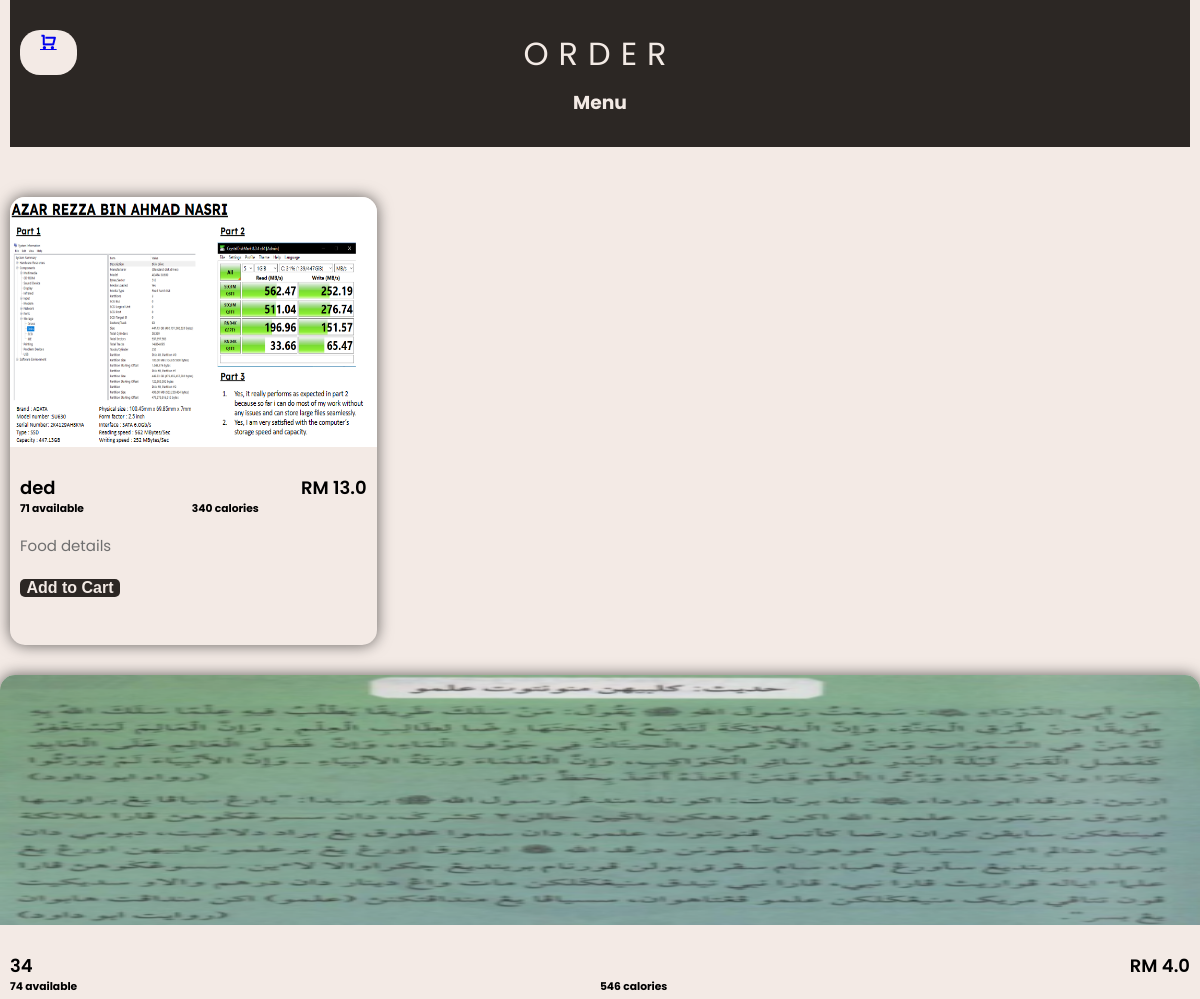
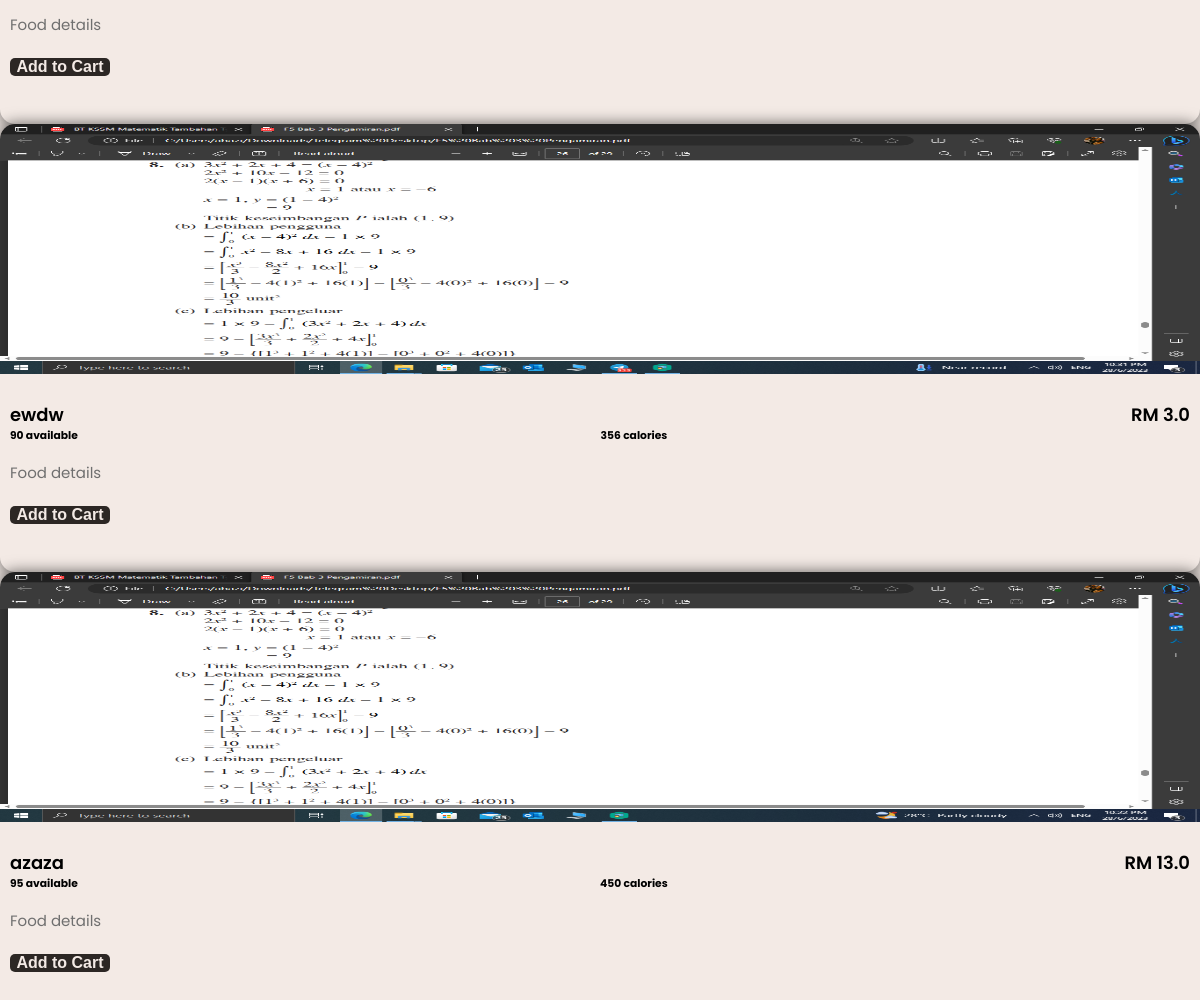
Page /foodorder (signed in) on the earlier database version (2 pictures, top to bottom).
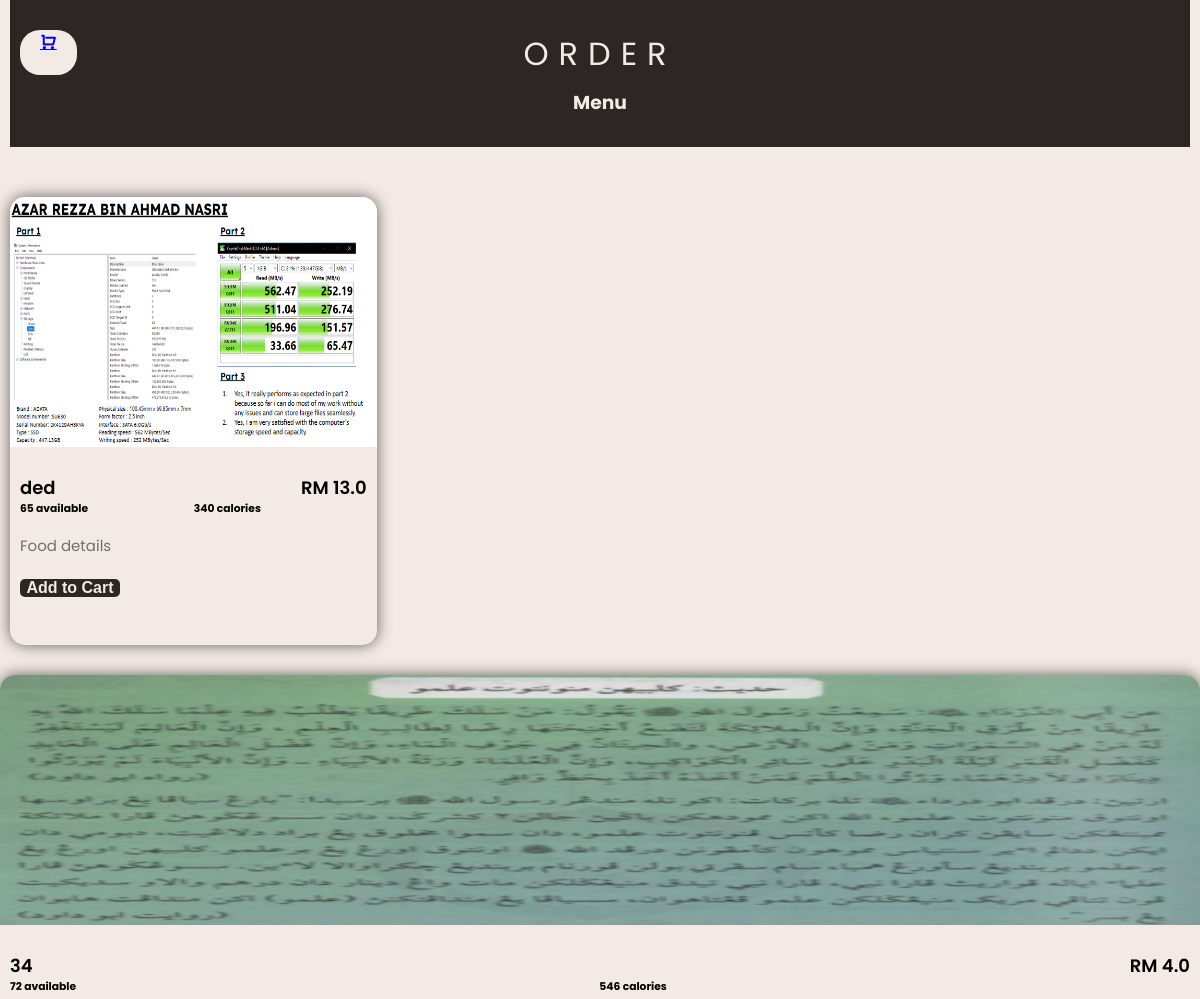
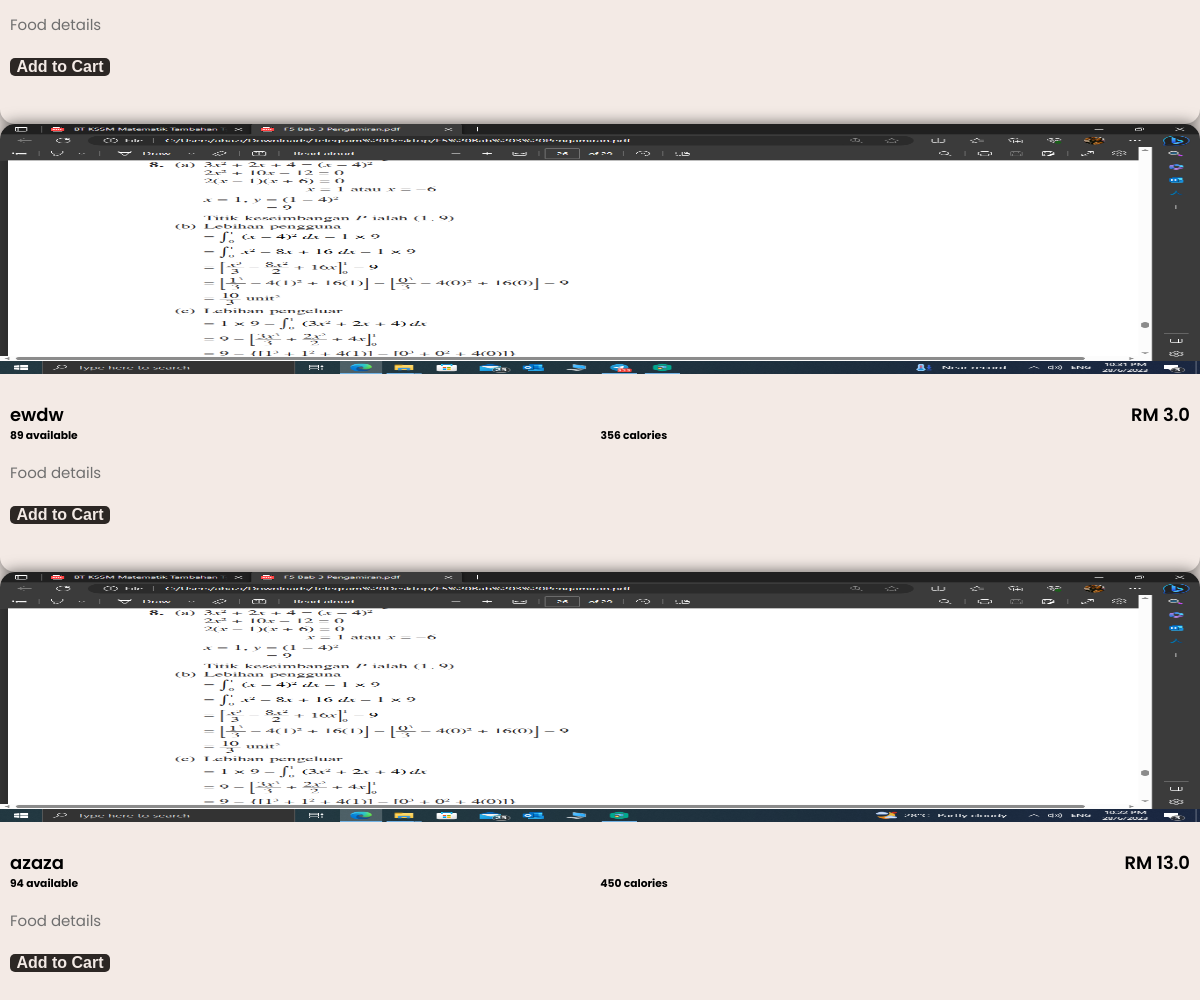
Same page on the later database version (2 pictures, top to bottom).
### website/models.py (models this page shows)
class Product(db.Model):
    __tablename__ = 'product'
    id = db.Column(db.Integer, primary_key=True)
    product_name = db.Column(db.String(100), unique=True, nullable=False)
    product_price = db.Column(db.Float, nullable=False)
    in_stock = db.Column(db.Integer, nullable=False)
    product_picture = db.Column(db.String(1000), unique=True, nullable=False)
    product_calorie = db.Column(db.Integer, nullable=False)
    date_added = db.Column(db.DateTime, default=datetime.utcnow)
    carts = db.relationship('Cart', backref=db.backref('product', lazy=True))
    orders = db.relationship('Order', backref=db.backref('product', lazy=True))

### website/views.py (the view)
@views.route('/foodorder')
@login_required
def foodorder():
    foods = Product.query.order_by(Product.date_added).all()
    return render_template("foodorder.html", foods=foods, cart=Cart.query.filter_by(customer_link=current_user.id).all()
                           if current_user.is_authenticated else [])

### website/templates/foodorder.html (shortened to what this page needs)
<!DOCTYPE html>
<html lang="en" dir="ltr" style="background-color: #fff;"  >
    <head>
        <link href="https://cdn.jsdelivr.net/npm/remixicon@4.2.0/fonts/remixicon.css"rel="stylesheet"/>
        <link rel="stylesheet" href="/static/style_foodorder.css" />
    </head>
    <body>
        <div class="menu">
            <div class="heading">
                <div class="cart_icon">
                 {% if cart | length < 1 %}
                 <a class="" href="/cart" ><i class="ri-shopping-cart-line"></i></a>
                 {% else %}
                 <br>
                 <a class="" href="/cart" ><span class=""></span><i class="ri-shopping-cart-line"></i><i class="ri-number-{{ cart | length }}"></i></a>
                 {% endif %}
                 </div>
                <h1>Order</h1>
                <h3>Menu</h3>
            </div>
            {% for food in foods %}
            <div class="food-items">
                <ul>
                <li class="food-listing">
                <img src="{{ food.product_picture }}">
                <div class="details">
                    <div class="details-sub">
                        <h5>{{ food.product_name }}</h5>
                        <h5 class="price">RM {{ food.product_price }}</h5>
                        <h6 class="stock">{{ food.in_stock }} available </h6>
                        <h6 class="calorie">{{ food.product_calorie }} calories </h6>
                    </div>
                    <p>Food details</p>
                    <a  href="/cart/{{ food.id }}" ><button>Add to Cart</button></a>
                </li>
                </ul>
                </div>
            </div>
            {% endfor %}
    </body>
</html>

### website/static/style_foodorder.css (style rules this page uses)
* { padding: 0; margin: 0; box-sizing: border-box; }
body { background: #f3eae5; font-family: 'Poppins', sans-serif; }
.menu { padding: 0 10px 30px 10px; display: grid; grid-template-columns: repeat(auto-fit,minmax(350px,1fr)); grid-gap: 20px 40px; }
.heading { background: #2c2724; color:#f3eae5; margin-bottom: 30px; padding: 30px 0; grid-column: 1/-1; text-align: center; }
.heading h1 { font-weight: 400; font-size: 32px; letter-spacing: 10px; margin-bottom: 10px; text-transform: uppercase; }
.food-items { display: grid; position: relative; grid-template-rows: auto 1fr; border-radius: 15px; box-shadow:0 0 15px rgba(0,0,0,0.6); transition: .2s ease-in-out; }
.food-items img { position: relative; width: 100%; height: 250px; border-radius: 15px 15px 0 0; cursor: pointer; }
h1 { grid-column: 1/-1; text-align: center; }
.details { padding: 20px 10px; display: grid; grid-template-rows: auto 1fr 50px; grid-row-gap: 15px; }
.details-sub { display: grid; grid-template-columns: auto auto; }
.details-sub h5 { font-weight: 600; font-size: 18px; }
.price { text-align: right; }
.details p { color: #6f6f6f; font-size: 15px; line-height: 28px; font-weight: 400; align-self: stretch; }
.details button { background-color: #2c2724; border: none; color: #f3eae5; font-size: 16px; font-weight: 600; border-radius: 5px; width: 100px; cursor: pointer; }
.cart_icon { background-color: #f3eae5; text-align: right; padding-left: 20px; padding-bottom: 20px; padding-right: 20px; color: white; position:absolute; border-radius: 20px; margin-left: 10px; font-weight: 1000; }

Differences in the rows shown:
changed Product "ded": in_stock "71" → "65"
changed Product (number 2 of 4 on the later page): in_stock "74" → "72"
changed Product "ewdw": in_stock "90" → "89"
changed Product "azaza": in_stock "95" → "94"
